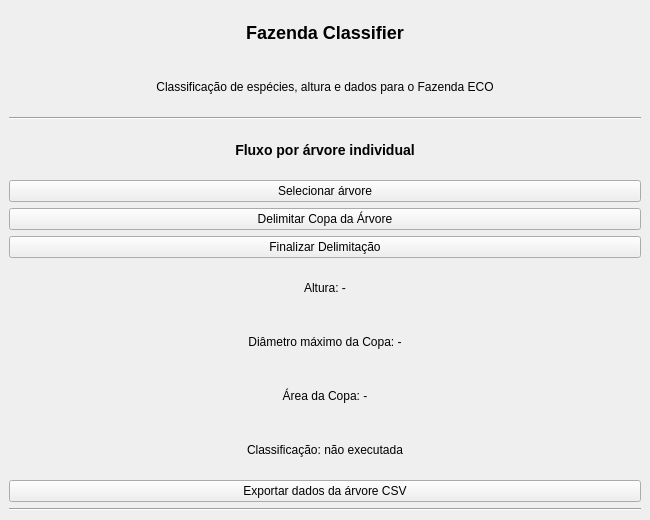
<?xml version="1.0" encoding="UTF-8"?>
<ui version="4.0">
 <class>MainWindow</class>

 <widget class="QMainWindow" name="MainWindow">
  <property name="geometry">
   <rect>
    <x>0</x>
    <y>0</y>
    <width>650</width>
    <height>520</height>
   </rect>
  </property>

  <property name="windowTitle">
   <string>Fazenda Classifier - Fazenda ECO</string>
  </property>

  <widget class="QWidget" name="centralwidget">
   <layout class="QVBoxLayout" name="verticalLayout">

    <item>
     <widget class="QLabel" name="titleLabel">
      <property name="text">
       <string>&lt;h2&gt;Fazenda Classifier&lt;/h2&gt;</string>
      </property>
      <property name="alignment">
       <set>Qt::AlignCenter</set>
      </property>
     </widget>
    </item>

    <item>
     <widget class="QLabel" name="subtitleLabel">
      <property name="text">
       <string>Classificação de espécies, altura e dados para o Fazenda ECO</string>
      </property>
      <property name="alignment">
       <set>Qt::AlignCenter</set>
      </property>
     </widget>
    </item>

    <item>
     <widget class="Line" name="lineTop">
      <property name="orientation">
       <enum>Qt::Horizontal</enum>
      </property>
     </widget>
    </item>

    <item>
     <widget class="QLabel" name="treeSectionLabel">
      <property name="text">
       <string>&lt;h3&gt;Fluxo por árvore individual&lt;/h3&gt;</string>
      </property>
      <property name="alignment">
       <set>Qt::AlignCenter</set>
      </property>
     </widget>
    </item>

    <item>
     <widget class="QPushButton" name="selectAreaButton">
      <property name="text">
       <string>Selecionar árvore</string>
      </property>
     </widget>
    </item>

    <item>
     <widget class="QPushButton" name="delimitTreeButton">
      <property name="text">
       <string>Delimitar Copa da Árvore</string>
      </property>
     </widget>
    </item>

    <item>
     <widget class="QPushButton" name="finishDelimitationButton">
      <property name="text">
       <string>Finalizar Delimitação</string>
      </property>
     </widget>
    </item>

    <item>
     <widget class="QLabel" name="heightLabel">
      <property name="text">
       <string>Altura: -</string>
      </property>
      <property name="alignment">
       <set>Qt::AlignCenter</set>
      </property>
     </widget>
    </item>

    <item>
     <widget class="QLabel" name="crownDiameterLabel">
      <property name="text">
       <string>Diâmetro máximo da Copa: -</string>
      </property>
      <property name="alignment">
       <set>Qt::AlignCenter</set>
      </property>
     </widget>
    </item>

    <item>
     <widget class="QLabel" name="crownAreaLabel">
      <property name="text">
       <string>Área da Copa: -</string>
      </property>
      <property name="alignment">
       <set>Qt::AlignCenter</set>
      </property>
     </widget>
    </item>

    <item>
     <widget class="QLabel" name="resultLabel">
      <property name="text">
       <string>Classificação: não executada</string>
      </property>
      <property name="alignment">
       <set>Qt::AlignCenter</set>
      </property>
     </widget>
    </item>

    <item>
     <widget class="QPushButton" name="exportButton">
      <property name="text">
       <string>Exportar dados da árvore CSV</string>
      </property>
     </widget>
    </item>

    <item>
     <widget class="Line" name="lineBottom">
      <property name="orientation">
       <enum>Qt::Horizontal</enum>
      </property>
     </widget>
    </item>

   </layout>
  </widget>
 </widget>

 <resources/>
 <connections/>
</ui>
